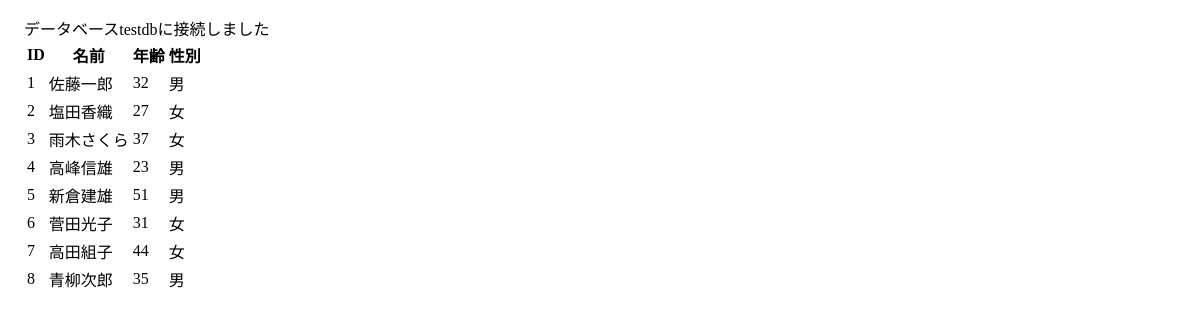
The page /chap13/sec13-2/select/all2.php on the database its author committed.
### tables this page shows
CREATE TABLE `member` (
  `id` int(10) UNSIGNED NOT NULL,
  `name` varchar(40) NOT NULL,
  `age` int(10) UNSIGNED DEFAULT NULL,
  `sex` varchar(2) NOT NULL DEFAULT '男'
);

### chap13/sec13-2/lib/util.php (called while the page is built, shortened)
<?php
function h($data) {
  return htmlspecialchars($data, ENT_QUOTES, 'UTF-8');
}

### chap13/sec13-2/select/all2.php (the view, shortened to what this page needs)
<?php
require_once('../lib/util.php');
$user = "testuser";
$password = "testuser";
$dbName = "testdb";
$host = "localhost:3306";
$dsn = "mysql:host={$host};dbname={$dbName};charset=utf8";
?>
<!DOCTYPE html>
<html lang="ja">
<head>
  <link rel="stylesheet" href="../css/style.css">
</head>
<body>
  <div>
    <?php
    try {
      $pdo = new PDO($dsn, $user, $password);
      $pdo->setAttribute(PDO::ATTR_EMULATE_PREPARES, false);
      $pdo->setAttribute(PDO::ATTR_ERRMODE, PDO::ERRMODE_EXCEPTION);
      echo "データベース{$dbName}に接続しました";
      $sql = "SELECT * FROM member";
      $stm = $pdo->prepare($sql);
      $stm->execute();
      $result = $stm->fetchAll(PDO::FETCH_ASSOC);
    ?>
      <table>
        <thead>
          <tr>
            <th>ID</th>
            <th>名前</th>
            <th>年齢</th>
            <th>性別</th>
          </tr>
        </thead>
        <tbody>
          <?php foreach ($result as $row) : ?>
            <tr>
              <td><?= h($row['id']) ?></td>
              <td><?= h($row['name']) ?></td>
              <td><?= h($row['age']) ?></td>
              <td><?= h($row['sex']) ?></td>
            </tr>
          <?php endforeach; ?>
        </tbody>
      </table>
    <?php
    } catch (Exception $e) {
      echo '<span class="error">エラーがありました</span><br>';
      echo $e->getMessage();
      exit();
    }
    ?>
  </div>
</body>
</html>

### chap13/sec13-2/css/style.css (style rules this page uses)
div { margin: 1em; }

### rows shown on the page
member: id "1", name "佐藤一郎", age "32", sex "男"
member: id "2", name "塩田香織", age "27", sex "女"
member: id "3", name "雨木さくら", age "37", sex "女"
member: id "4", name "高峰信雄", age "23", sex "男"
member: id "5", name "新倉建雄", age "51", sex "男"
member: id "6", name "菅田光子", age "31", sex "女"
member: id "7", name "高田組子", age "44", sex "女"
member: id "8", name "青柳次郎", age "35", sex "男"

### other values the page prints
$dbName "testdb"
